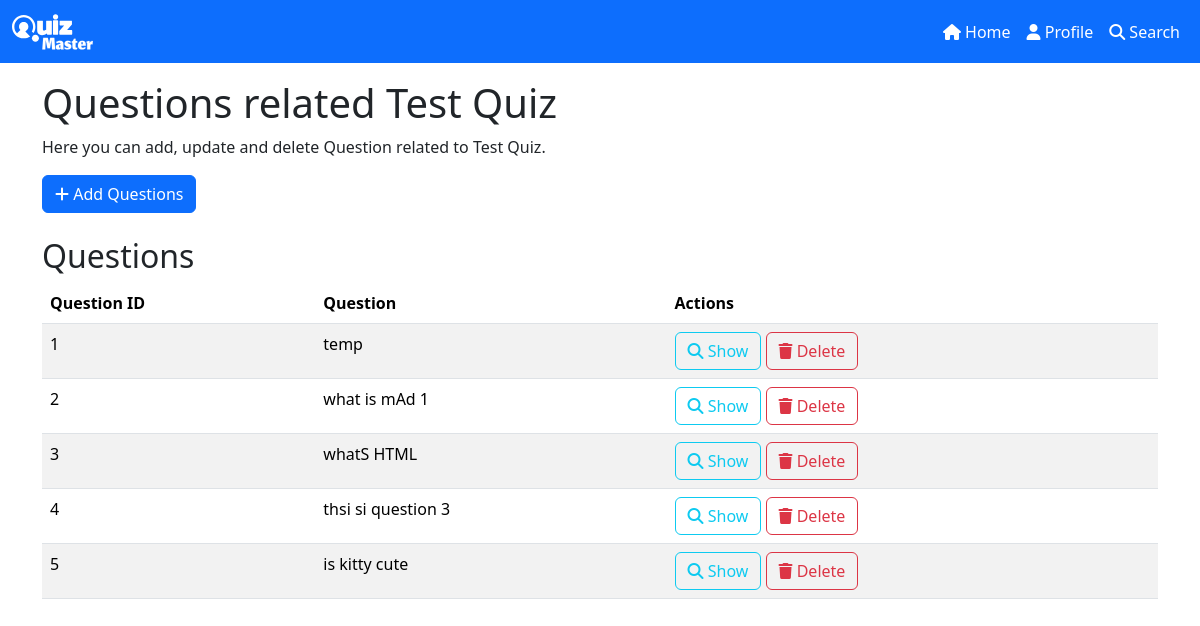
Screenshot of /quiz/1/1/1 (signed in) with the database file from the repository.
### models.py (models this page shows)
class Quiz(db.Model):
    id = db.Column(db.Integer, primary_key=True, autoincrement=True)
    chapter_id = db.Column(db.Integer, db.ForeignKey("chapter.id"), nullable=False)
    name = db.Column(db.String(80), unique=True, nullable=False)
    description = db.Column(db.String(120), default="Not available")
    included_questions = db.relationship("Question", backref="quiz", lazy=True)
    quiz_schedule_date = db.Column(db.DateTime, nullable=False)
    quiz_duration = db.Column(db.Integer, nullable=False)

class Question(db.Model):
    id = db.Column(db.Integer, primary_key=True, autoincrement=True)
    quiz_id = db.Column(db.Integer, db.ForeignKey("quiz.id"), nullable=False)
    question = db.Column(db.String(120), nullable=False)
    option1 = db.Column(db.String(120), nullable=False)
    option2 = db.Column(db.String(120), nullable=False)
    option3 = db.Column(db.String(120), nullable=False)
    option4 = db.Column(db.String(120), nullable=False)
    correct_option = db.Column(db.String(120), nullable=False)

### routes.py (the view, shortened to what this page needs)
    @app.route(
        "/quiz/<int:subject_id>/<int:chapter_id>/<int:quiz_id>", methods=["GET", "POST"]
    )
    @admin_required
    def show_quiz(subject_id, chapter_id, quiz_id):
        subject = Subject.query.get(subject_id)
        if not subject:
            flash("Subject not found")
            return redirect(url_for("admin_home"))
        chapter = Chapter.query.get(chapter_id)
        if not chapter:
            flash("Chapter not found")
            return redirect(url_for("admin_home"))
        quiz = Quiz.query.get(quiz_id)
        if not quiz:
            flash("Quiz not found")
            return redirect(url_for("admin_home"))
        return render_template(
            "quiz/show_quiz.html", subject=subject, chapter=chapter, quiz=quiz
        )

### templates/quiz/show_quiz.html (shortened to what this page needs)
{% extends 'base.html' %}
{% block content %}
<div class="container mt-3">
    <h1>Questions related {{ quiz.name }}</h1>
    <p>Here you can add, update and delete Question related to {{ quiz.name }}.</p>
    <div class="col">
        <a href="{{ url_for('add_question', subject_id=subject.id, chapter_id=chapter.id, quiz_id=quiz.id) }}" class="btn btn-primary">
            <i class="fas fa-plus"></i> Add Questions
        </a>
    </div>
    <br>
    <h2>Questions</h2>
    <table class="table table-striped">
        <thead>
            <tr>
                <th>Question ID</th>
                <th>Question</th>
                <th>Actions</th>
            </tr>
        </thead>
        <tbody>
            {% for question in quiz.included_questions %}
            <tr>
                <td>{{ question.id }}</td>
                <td>{{ question.question }}</td>
                <td>
                    <a href="{{ url_for('show_question', subject_id=subject.id, chapter_id=chapter.id, quiz_id=quiz.id, question_id=question.id) }}" class="btn btn-outline-info">
                        <i class="fas fa-search"></i> Show
                    </a>
                    <a href="{{ url_for('delete_question', subject_id=subject.id, chapter_id=chapter.id, quiz_id=quiz.id, question_id=question.id) }}" class="btn btn-outline-danger">
                        <i class="fas fa-trash"></i> Delete
                    </a>
                </td>
            </tr>
            {% endfor %}
        </tbody>
    </table>
</div>
{% endblock %}

### rows the page displays
Quiz: name "Test Quiz"
Question: id "1", question "temp"
Question: id "2", question "what is mAd 1"
Question: id "3", question "whatS HTML"
Question: id "4", question "thsi si question 3"
Question: id "5", question "is kitty cute"
